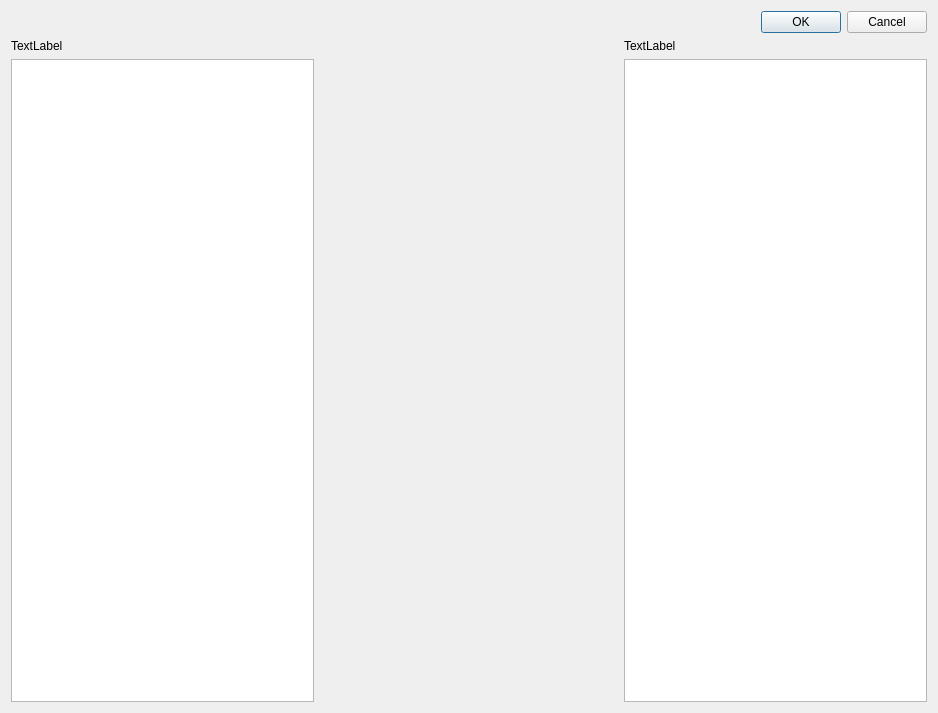
<?xml version="1.0" encoding="UTF-8"?>
<ui version="4.0">
 <class>Details</class>
 <widget class="QDialog" name="Details">
  <property name="geometry">
   <rect>
    <x>0</x>
    <y>0</y>
    <width>938</width>
    <height>713</height>
   </rect>
  </property>
  <property name="windowTitle">
   <string>Dialog</string>
  </property>
  <layout class="QVBoxLayout" name="verticalLayout_4">
   <item>
    <widget class="QDialogButtonBox" name="buttonBox">
     <property name="orientation">
      <enum>Qt::Orientation::Horizontal</enum>
     </property>
     <property name="standardButtons">
      <set>QDialogButtonBox::StandardButton::Cancel|QDialogButtonBox::StandardButton::Ok</set>
     </property>
    </widget>
   </item>
   <item>
    <layout class="QHBoxLayout" name="horizontalLayout">
     <item>
      <layout class="QVBoxLayout" name="verticalLayout_3">
       <item>
        <widget class="QLabel" name="herb_label_A">
         <property name="text">
          <string>TextLabel</string>
         </property>
        </widget>
       </item>
       <item>
        <widget class="QListWidget" name="details_ListWidget_A"/>
       </item>
      </layout>
     </item>
     <item>
      <spacer name="horizontalSpacer">
       <property name="orientation">
        <enum>Qt::Orientation::Horizontal</enum>
       </property>
       <property name="sizeHint" stdset="0">
        <size>
         <width>40</width>
         <height>20</height>
        </size>
       </property>
      </spacer>
     </item>
     <item>
      <layout class="QVBoxLayout" name="verticalLayout_2">
       <item>
        <widget class="QLabel" name="herb_label_B">
         <property name="text">
          <string>TextLabel</string>
         </property>
        </widget>
       </item>
       <item>
        <widget class="QListWidget" name="details_ListWidget_B"/>
       </item>
      </layout>
     </item>
    </layout>
   </item>
  </layout>
 </widget>
 <resources/>
 <connections>
  <connection>
   <sender>buttonBox</sender>
   <signal>accepted()</signal>
   <receiver>Details</receiver>
   <slot>accept()</slot>
   <hints>
    <hint type="sourcelabel">
     <x>518</x>
     <y>444</y>
    </hint>
    <hint type="destinationlabel">
     <x>157</x>
     <y>274</y>
    </hint>
   </hints>
  </connection>
  <connection>
   <sender>buttonBox</sender>
   <signal>rejected()</signal>
   <receiver>Details</receiver>
   <slot>reject()</slot>
   <hints>
    <hint type="sourcelabel">
     <x>586</x>
     <y>450</y>
    </hint>
    <hint type="destinationlabel">
     <x>286</x>
     <y>274</y>
    </hint>
   </hints>
  </connection>
 </connections>
</ui>
